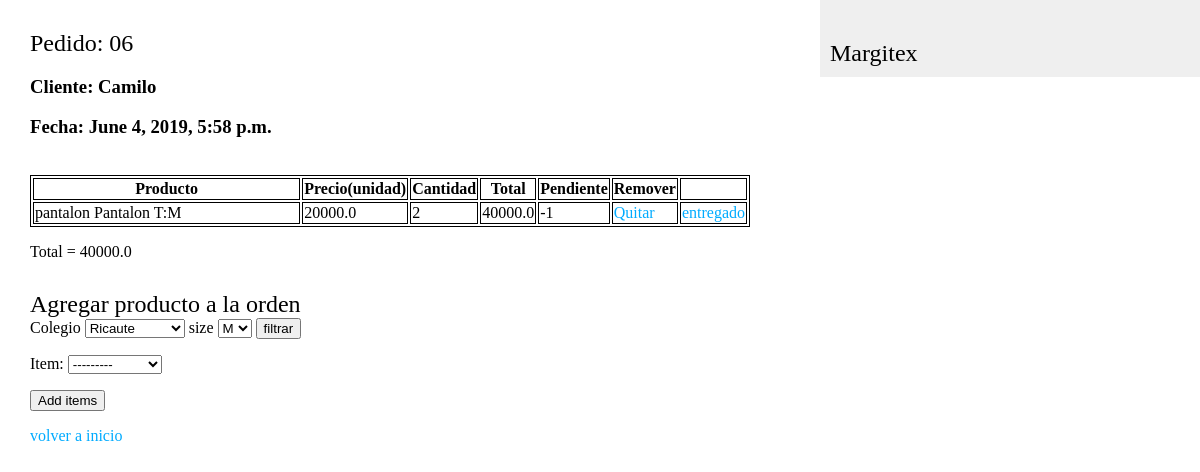
The app's page /mystore/6/ with its own data.
### mystore/models.py (models this page shows, shortened)
class Order(models.Model):
    order = models.CharField(max_length=25)
    created = models.DateTimeField(auto_now_add=True)
    client = models.CharField(max_length=25)
    added_by = models.ForeignKey(User, on_delete=models.CASCADE)
    items = models.ManyToManyField('Item', through='Qty')
    comments = models.TextField(max_length=140)
    def add_all_items(self):
        cnt = 0
        for qty in self.qty_set.all():
            cnt += qty.add_same_items()
        return cnt

class Qty(models.Model):
    order = models.ForeignKey(Order, on_delete=models.CASCADE)
    item = models.ForeignKey(Item, on_delete=models.CASCADE)
    quantity = models.IntegerField(default=1)
    pending = models.IntegerField(default=1)
    total = models.IntegerField(default=0)
    def add_same_items(self):
        return  self.quantity * self.item.price

class Item(models.Model):
    name = models.CharField(max_length=25)
    size = models.CharField(max_length=25)
    price = models.FloatField(default=0)
    type = models.CharField(max_length=20)
    quantity = models.IntegerField(default=0)
    created = models.DateTimeField(auto_now_add=True)
    updated = models.DateTimeField(auto_now=True)
    institution = models.ForeignKey(Institution, on_delete=models.CASCADE, primary_key=False)
    code = models.CharField(max_length=25)
    class Meta:
        ordering = ('-created',)
    def __str__(self):
        return self.code

### mystore/views.py (the view, shortened to what this page needs)
# urls.py: path('<int:order_id>/', views.detail, name='detail'),
def detail(request, order_id, item_rmv=None, institution=None, size=None, item_dispatch=None, item_pending=None):
    order = get_object_or_404(Order, pk=order_id)
    if institution == None:
        response_page = HttpResponseRedirect(reverse('mystore:detail', args=(order.id,)))
    if item_dispatch != None:
        item_dispatched = order.qty_set.get(id=item_dispatch)
        if item_pending !=0:
            item_dispatched.pending -= 1
            item_dispatched.save()
        return response_page
    order_items_qty = order.qty_set.all()
    if request.method == 'POST':
        form = SelForm(request.POST)
        if form.is_valid():
            new_item = form.save(commit=False)
            item_form = new_item.item
            for qty in order_items_qty:
                if item_form == qty.item:
                    qty.quantity += 1
                    qty.pending +=1
                    qty.save()
                    order.save()
                    return response_page
            new_item.order = order
            new_item.save()
            return response_page
        else:
            try:
                institution = Institution.objects.get(pk=request.POST['inst'])
                size = request.POST['size']
            except (KeyError, Institution.DoesNotExist):
                form = SelForm()
                form.fields["item"].queryset = Item.objects.all()
            else:
                if size == None:
                    form.fields["item"].queryset = Item.objects.\
                        filter(institution=institution)
                    return HttpResponseRedirect(reverse('mystore:institution', args=(order.id,
                                                         institution)))
                else:
                    form = SelForm()
                    form.fields["item"].queryset = Item.objects. \
                        filter(institution=institution, size=size)
                    return HttpResponseRedirect(reverse('mystore:size', args=(order.id,
                                                                              institution,
                                                                              size)))
    else:
        if institution == None:
            form = SelForm()
    return render(request, 'mystore/detail.html', {'form': form,
                                                   'order': order,
                                                   'institution': institution},)

### mystore/forms.py
class SelForm(forms.ModelForm):
    class Meta:
        model = Qty
        fields = ('item',)

### mystore/models.py (called while the page is built)
    def __str__(self):
        return self.name

### mystore/templatetags/mystore_tags.py (called while the page is built)
@register.inclusion_tag('mystore/college_list.html')
def all_institutions():
    all_inst = Institution.objects.all()
    return {'all_inst': all_inst}

@register.inclusion_tag('mystore/size_list.html')
def all_sizes():
    sizes = Item.objects.order_by('size').values_list('size', flat=True).distinct()
    return {'sizes': sizes}

### mystore/templates/mystore/detail.html (shortened to what this page needs)
{% extends "mystore/base.html" %}
{% load mystore_tags %}
{% block content %}
<h2>Pedido: 0{{ order.id }}</h2>
<h3>Cliente: {{ order.client}}</h3>
<h3>Fecha: {{ order.created}}</h3>
<br>
<table>
    <tr>
        <th>Producto</th>
        <th>Precio(unidad)</th>
        <th>Cantidad</th>
        <th>Total</th>
        <th>Pendiente</th>
        <th>Remover</th>
        <th></th>
    </tr>
    {%for item_order in order.qty_set.all%}
    <tr>
        <td>{{item_order.item.type}} {{item_order.item.name}} T:{{item_order.item.size}} </td>
        <td>{{item_order.item.price}}</td>
        <td>{{ item_order.quantity }}</td>
        <td>{{item_order.add_same_items}}</td>
        <td>{{ item_order.pending }} </td>
        <td><a href="{% url 'mystore:item_removed' order.id item_order.id %}">Quitar</a></td>
        <td><a href="{% url 'mystore:item_dispatch' order.id item_order.id item_order.pending %}">entregado</a></td>
    </tr>
    {% endfor%}
</table>
<p>Total = {{ order.add_all_items}}</p>
<div>
    <h2>Agregar producto a la orden</h2>
    {% if institution %}
        <p>Flltro: {{ institution }}</p>
        <a href="{% url 'mystore:detail' order.id %}">limpiar filtro</a>
    {% else %}
        <form action="{% url 'mystore:detail' order.id %}" method="post">
            <label for="inst">Colegio</label>
            <select id="inst" name="inst">
                {% all_institutions %}
            </select>
            <label for="size">size</label>
            <select id="size" name="size">
                {% all_sizes %}
            </select>
            <input type="submit" value="filtrar">
        </form>
    {% endif %}
</div>
<form action="." method="post">
    {{ form.as_p }}
    <p><input type="submit" value="Add items"></p>
</form>
<a href="{% url 'mystore:index' %}"> volver a inicio</a>
{% endblock %}

### mystore/static/mystore/style.css (style rules this page uses)
a { color:#00abff; text-decoration:none; }
body { margin:0; padding:0; font-family:helvetica, sans-serif; }
h2 { font-family:Georgia; font-weight:normal; margin:30px 0 0; }
table, th, td { border: 1px solid black; width: 100%; }

### records on screen
Order: id "6", client "Camilo", created "June 4, 2019, 5:58 p.m.", add_all_items "40000.0"
Qty: item.type "pantalon", item.name "Pantalon", item.size "M", item.price "20000.0", quantity "2", add_same_items "40000.0", pending "-1"

### other values on screen
form field inst "Ricaute"
form field size "M"
